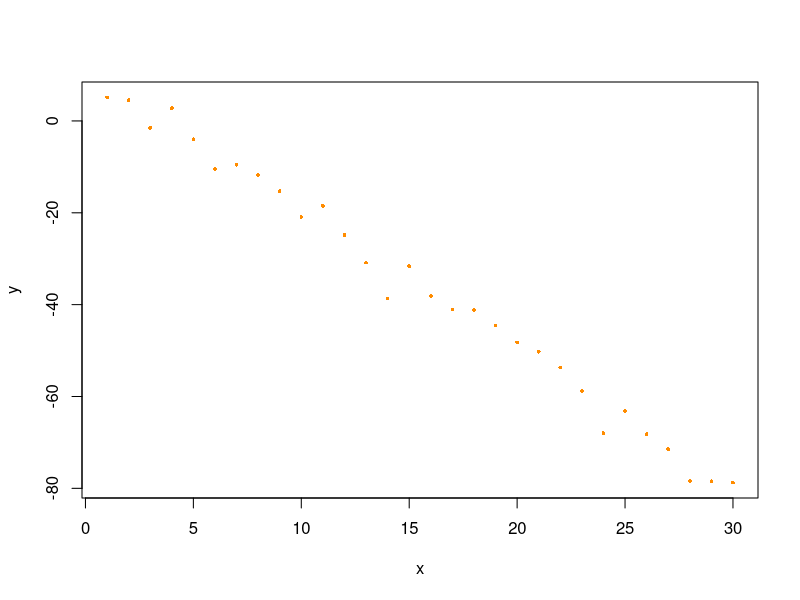
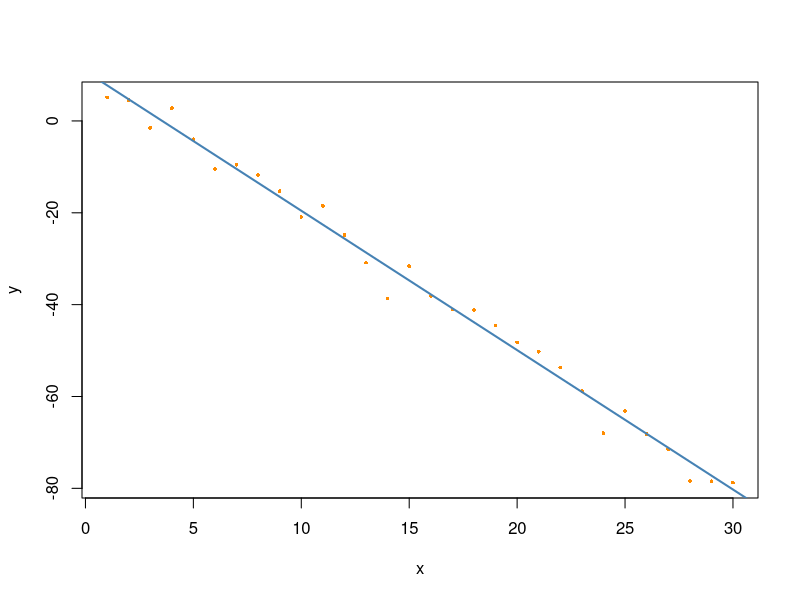
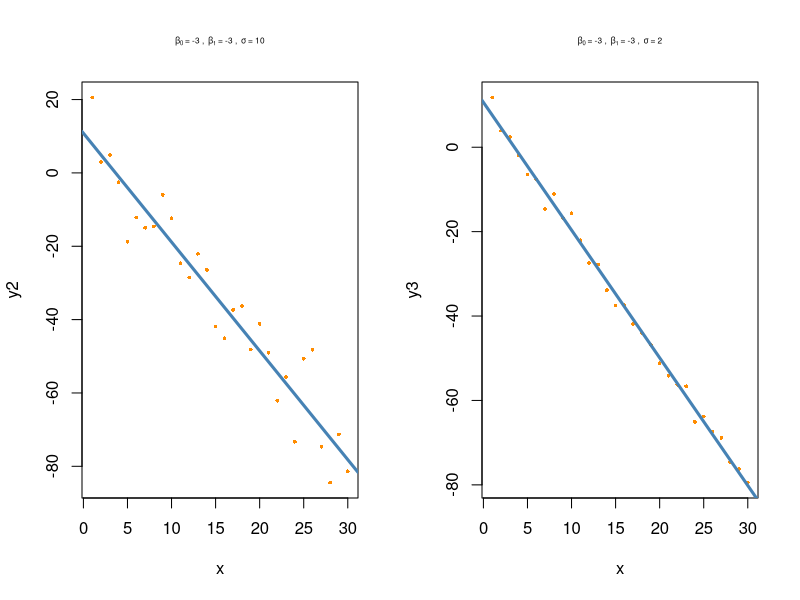

Source code (R) for these figures, in order: (Note: this script raises an error after producing the figures.)
## ---- chunk 1
options(repr.plot.width = 12, repr.plot.height = 6)
## ---- chunk 2
num_obs <- 30
beta0 <- 10
beta1 <- -3
sigma <- 3
## ---- chunk 3
set.seed(1)  ## 시드 설정
epsilon <- rnorm(n = num_obs, mean = 0, sd = sigma)
x <- 1:num_obs  ## striding
y <- beta0 + beta1*x + epsilon  ## 모회귀모형을 만들어봤음
## ---- chunk 4
plot(x, y, pch = 16, col = 'darkorange', lwd = 2, cex = 0.5)
## ---- chunk 5
lm_fit <- lm(y~x)  ## 반응변수를 항상 앞으로, 여기선 데이터를 지정해줄 필요가 없는데, 이미 y랑 x가 데이터임
summary(lm_fit)
## ---- chunk 6
plot(x, y, pch = 16, col = 'darkorange', cex = 0.5)
abline(lm_fit, col = 'steelblue', lwd = 2)
## ---- chunk 7
num_obs <- 30
beta0 <- 10
beta1 <- -3
sigma2 <- 10

epsilon2 <- rnorm(n = num_obs, mean = 0, sd = sigma2)
y2 <- beta0 + beta1*x + epsilon2
## ---- chunk 8
sim_model2 <- lm(y2~x)
summary(sim_model2)
## ---- chunk 9
num_obs <- 30
beta0 <- 10
beta1 <- -3
sigma3 <- 2

epsilon3 <- rnorm(n = num_obs, mean = 0, sd = sigma3)
y3 <- beta0 + beta1*x + epsilon3
## ---- chunk 10
sim_model3 <- lm(y3~x)
summary(sim_model3)
## ---- chunk 11
par(mfrow=c(1,2))  ## 그래프를 두 개 그리는 메소드인가봄(plt.subplots()???)
## graphical parameters, drawing multiple plot, multiple funcion ascending row or columns(mfcol)

plot(y2 ~ x, pch=16, col='darkorange',
 main =bquote(beta[0] ~ "="~.(beta1) ~ ", " ~
 beta[1] ~ "="~.(beta1)~ ", " ~
 sigma ~"="~ .(sigma2)),
 cex.main=0.5, cex=0.5)
abline(sim_model2, col='steelblue', lwd=3)

plot(y3 ~ x, pch=16, col='darkorange',
 main =bquote(beta[0] ~ "="~.(beta1) ~ ", " ~
 beta[1] ~ "="~.(beta1)~ ", " ~
 sigma ~"="~ .(sigma3)),
 cex.main = 0.5, cex=0.5)
abline(sim_model3, col='steelblue', lwd=3)
## ---- chunk 12
num_samples = 10000

beta0_hats = rep(0, num_samples)
beta1_hats = rep(0, num_samples)  ## 일단 더미로 리스트를 만든듯?
## 만번 정도 회귀계수 추정치를 구해서 분포를 알아보자
## ---- chunk 13
beta0 <- 10
beta1 <- -3
sigma <- 3

n <- 50
## ---- chunk 14
set.seed(1004)  ## 천사가 좋으셨나봄
x <- runif(n = n) * 20  ## U(0,1)인 균일분포에다 20 곱함(근데 이럴거면 upper를 20으로...)
## ---- chunk 15
temp_dt <- generating_slr(x, beta0, beta1, sigma)
m1 <- lm(y~x, temp_dt)
summary(m1)
## ---- chunk 16
plot(y~x, temp_dt, pch = 16, col = 'orange',
     main = bquote(beta[0]~"="~.(beta0)~","~beta[1]~'='~.(beta1)~","~sigma~"="~.(sigma)), cex.main = 0.8)
abline(m1, col = 'red', lwd = 2)
## bquote로 문자열을 r-string처럼 활용할 수 있는듯. 그리고.format()을 .()로 사용할 수 있는듯(뇌피셜임). 그리고 ~는 문자열 간 나누는 것인듯
## 그럼 expression()하고 어떻게 용도가 다른거임??
## ---- chunk 17
print(paste('123','345', sep = ""))
## ---- chunk 18
m1$coefficients[2]
coef(m1)[2]
## 둘다 똑같음
names(m1)
## ---- chunk 19
generating_slr = function(x, beta0, beta1, sigma) {
  n = length(x)
  epsilon = rnorm(n, mean = 0, sd = sigma)
  y = beta0 + beta1*x + epsilon
  data.frame(x, y)
}
## x와 그에 따른 y의 값을 난수로 만들어 데이터프레임으로 정리하는 함수
## ---- chunk 20
set.seed(1004)

## beta1을 뽑을 때마다 sampling을 계속해서 하여 beta1이 비편향추정량임을 실제로 알아보자.

for (i in 1:num_samples) {
  temp_dt <- generating_slr(x, beta0, beta1, sigma)  ## temp data
  
  sim_fit = lm(y~x, data = temp_dt)
  
  beta1_hats[i] = sim_fit$coefficients[2]  ## 이미 만들어놨던 더미 리스트에 각 값을 beta1_hat으로 바꿈
}
## ---- chunk 21
head(beta1_hats)
## > real beta1 : -3

mean(beta1_hats)
var(beta1_hats)
sd(beta1_hats)
## ---- chunk 22
S_xx = sum((x-mean(x))**2)
beta1_hat_var = sigma**2 / S_xx
beta1_hat_var  ## beta1_hat의 실제 분산(모분산 이용함)
## ---- chunk 23
hist(beta1_hats, prob = TRUE, breaks = 50, xlab = expression(hat(beta)[1]), main = bquote(hat(beta[1])~'distribution'), labels = expression(hat(beta)[1]), col = 'skyblue')
curve(dnorm(x, mean = beta1, sd = sqrt(beta1_hat_var)), add = TRUE, col = 'orange', lwd = 3)  ## curve는 labeling이 안되나봐...
legend("topright", expression(hat(beta)[1]), title = "legend", fill = c('skyblue', 'orange'))
## ---- chunk 24
set.seed(1004)
sigma = 2
x1 <- runif(n = n)*5  ## runif(n = n, min = 0, max = 5), x값이 더욱 조밀하게 들어옴(분산이 작음)
## ---- chunk 25
temp_dt2 <- generating_slr(x1, beta0, beta1, sigma)
head(temp_dt2)
## ---- chunk 26
plot(y~x1, temp_dt2, pch = 16, col = 'darkorange', main = bquote(beta[0]~"="~.(beta0) ~ ", " ~beta[1] ~ "="~.(beta1)~ ", " ~sigma ~"="~ .(sigma)), cex.main = 0.7, cex = 0.7)
## ---- chunk 27
m2 <- lm(y~x1, temp_dt2)
summary(m2)
## ---- chunk 28
names(summary(m2))
names(m2)
## ---- chunk 29
summary(m2)$coef  ## summary(m2)$coefficients, m2$coefficient는 계수만 산출함
summary(m1)$coef
## ---- chunk 30
## 등분산성 가정 불만족
generating_slr_hetero <- function(x, beta0, beta1) {
  n = length(x)
  epsilon = rnorm(n, mean = 0, sd = x)  ## x가 커질수록 오차항의 분산이 커짐
  y = beta0 + beta1*x + epsilon
  data.frame(x, y)
}
## ---- chunk 31
## x는 U(0, 20)에서 무작위추출한 데이터임
temp_dt3 <- generating_slr_hetero(x, beta0, beta1)
head(temp_dt3)
## ---- chunk 32
plot(y~x, data = temp_dt3, pch = 16, col = 'darkorange',
     main = expression(paste(beta[0], ' = 10,  ', beta[1], ' = -3,  ', sigma, ' = x')))

## ---- chunk 33
m2 <- lm(y~x, data = temp_dt3)
summary(m2)
## ---- chunk 34
summary(m1)$coef  ## 등분산성, sigma = 2
summary(m2)$coef  ## 이분산성, sigma = x

summary(m1)$sigma  ## sqrt(MSE), 모든 가정 만족
summary(m2)$sigma  ## MSE가 훨씬 크다.
## ---- chunk 35
beta1_hats_m2 <- rep(0, num_samples)


for (i in 1:num_samples) {
  temp_dt <- generating_slr_hetero(x, beta0, beta1)
  temp_lm <- lm(y~x, data = temp_dt)
  
  beta1_hats_m2[i] <- temp_lm$coefficient[2]
}

## ---- chunk 36
var_beta1_hats2 <- var(beta1_hats_m2)
var_beta1_hats2

## 분산이 훨씬 커짐, 원래 0.04정도였나 그랬음.
## ---- chunk 37
par(mfcol = c(1,2))

hist(beta1_hats_m2, prob = TRUE, breaks = 50)
curve(dnorm(x, mean = beta1, sd = sqrt(var_beta1_hats2)), add = TRUE,
      col = 'orange', lwd = 3)


hist(beta1_hats, prob = TRUE, breaks = 50)
curve(dnorm(x, mean = beta1, sd = sqrt(beta1_hat_var)), add = TRUE,
      col = 'orange', lwd = 3)

